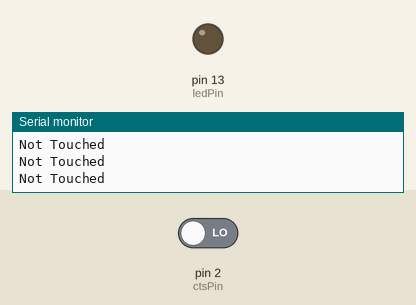
This sketch was run on a simulated Arduino Uno, built with avr-gcc and run on an emulated ATmega328P. Shown: output pins drawn as LEDs (lit = HIGH), the last lines printed to the serial monitor. The test bench sets the inputs (shaded band); at power-on: pin 2 (ctsPin) LOW.

Above: at 1.2 s.
1.3 s: pin 2 (ctsPin) driven HIGH
At 2.5 s:
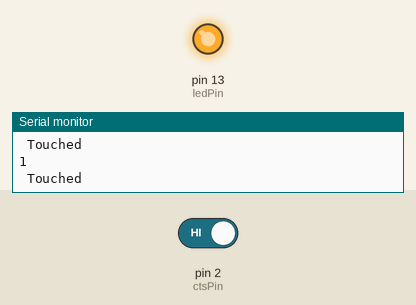
2.8 s: pin 2 (ctsPin) driven LOW
At 3.9 s:
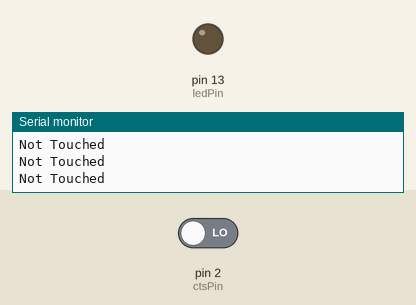
Timing chart, 0 to 5.8 s (numbered marks = the images above; inputs shaded):
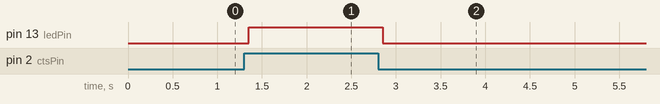

Measured:
- after the input at 1.3 s, pin 13 (ledPin): LOW → HIGH after 0.05 s
- after the input at 2.8 s, pin 13 (ledPin): HIGH → LOW after 0.05 s

The sketch:

HighLowPin.ino
```cpp
int ctsPin = 2;
int ledPin = 13;

void setup() {
  Serial.begin(9600);
  pinMode(ledPin,OUTPUT);
  pinMode(ctsPin,INPUT);
}

void loop() {

  int ctsValue = digitalRead(ctsPin);
  if (ctsValue == HIGH) {
    digitalWrite(ledPin, HIGH);
    Serial.println(ctsValue);
    Serial.println(" Touched");
  } else {
    digitalWrite(ledPin, LOW);
    Serial.println("Not Touched");
  }
  delay(150);           //done every 2 seconds, you can change it but make it at least 50 ms

}
```

buttonsOnClick.ino
```cpp

```
